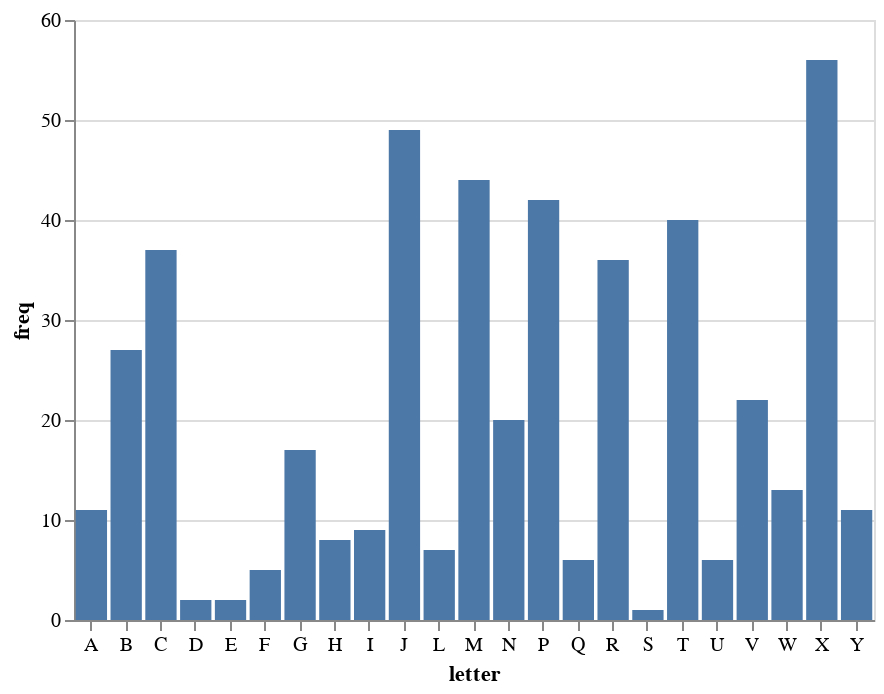

Notebook code for this chart:
### Code cell
alt.Chart(cipher_text_df).mark_bar().encode(
    x=alt.X("letter:O", axis=alt.Axis(labelAngle=0)),
    y=alt.Y("freq:Q")
)

### Figure 1 — Vega-Lite specification as saved in the notebook (floating-point values rounded to 4 significant figures)
{"$schema": "https://vega.github.io/schema/vega-lite/v2.4.3.json", "config": {"view": {"height": 300, "width": 400}}, "data": {"values": [{"freq": 11, "letter": "A"}, {"freq": 27, "letter": "B"}, {"freq": 37, "letter": "C"}, {"freq": 2, "letter": "D"}, {"freq": 2, "letter": "E"}, {"freq": 5, "letter": "F"}, {"freq": 17, "letter": "G"}, {"freq": 8, "letter": "H"}, {"freq": 9, "letter": "I"}, {"freq": 49, "letter": "J"}, {"freq": 7, "letter": "L"}, {"freq": 44, "letter": "M"}, {"freq": 20, "letter": "N"}, {"freq": 42, "letter": "P"}, {"freq": 6, "letter": "Q"}, {"freq": 36, "letter": "R"}, {"freq": 1, "letter": "S"}, {"freq": 40, "letter": "T"}, {"freq": 6, "letter": "U"}, {"freq": 22, "letter": "V"}, {"freq": 13, "letter": "W"}, {"freq": 56, "letter": "X"}, {"freq": 11, "letter": "Y"}]}, "encoding": {"x": {"axis": {"labelAngle": 0}, "field": "letter", "type": "ordinal"}, "y": {"field": "freq", "type": "quantitative"}}, "mark": "bar"}
